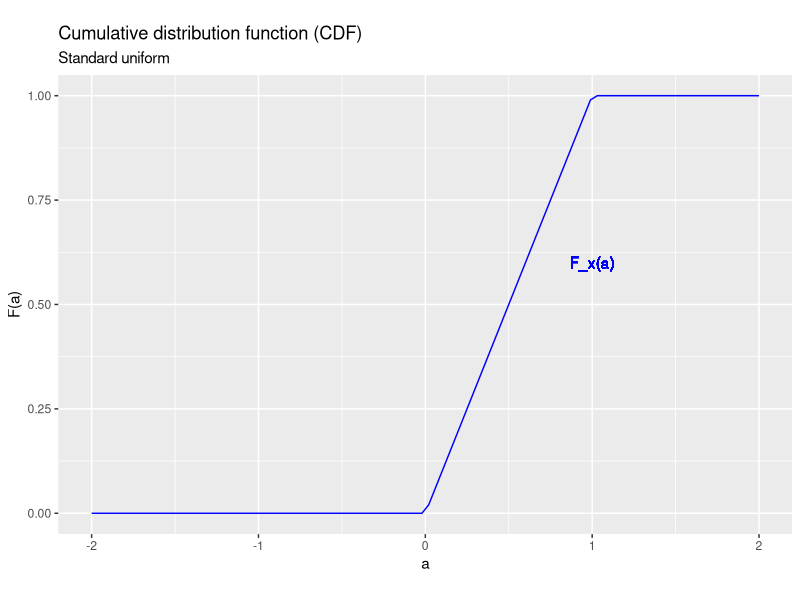
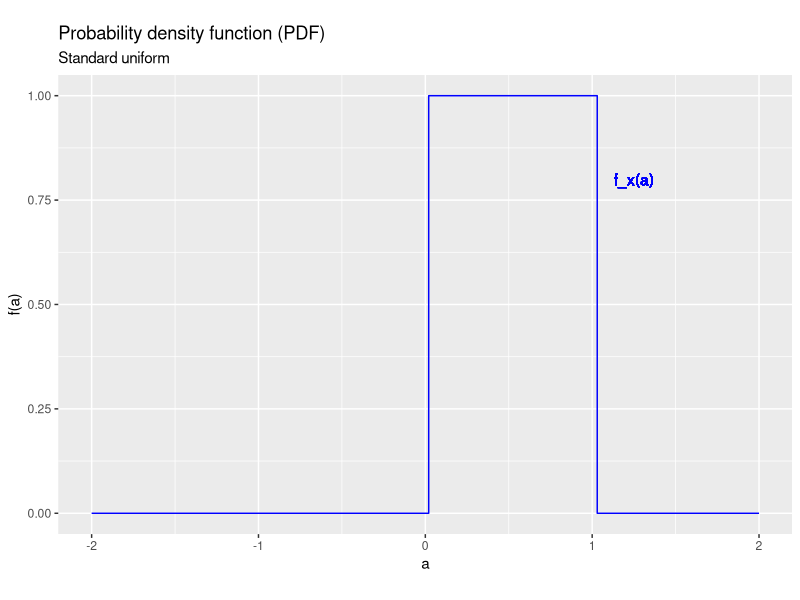
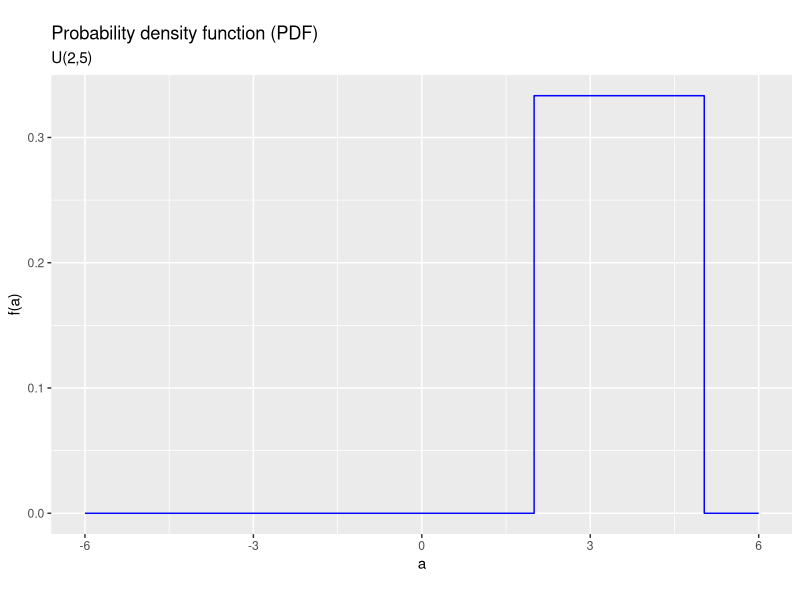
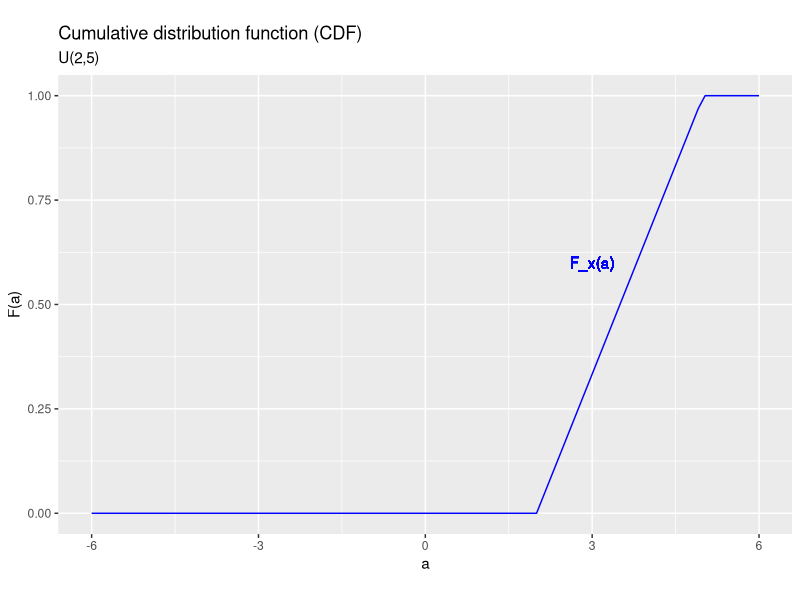
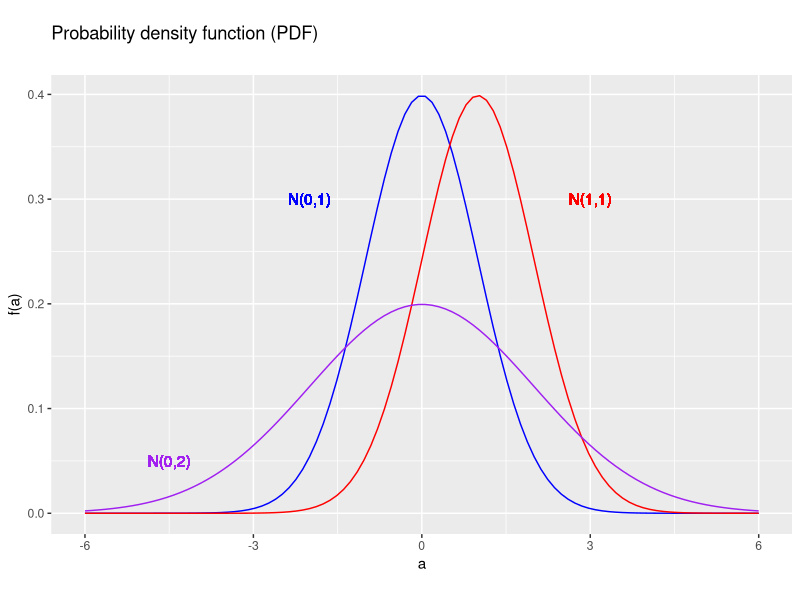
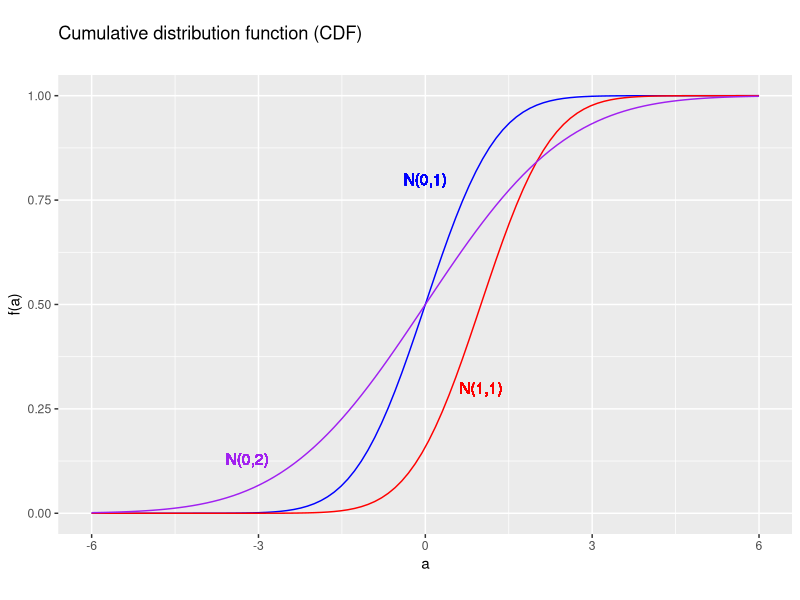
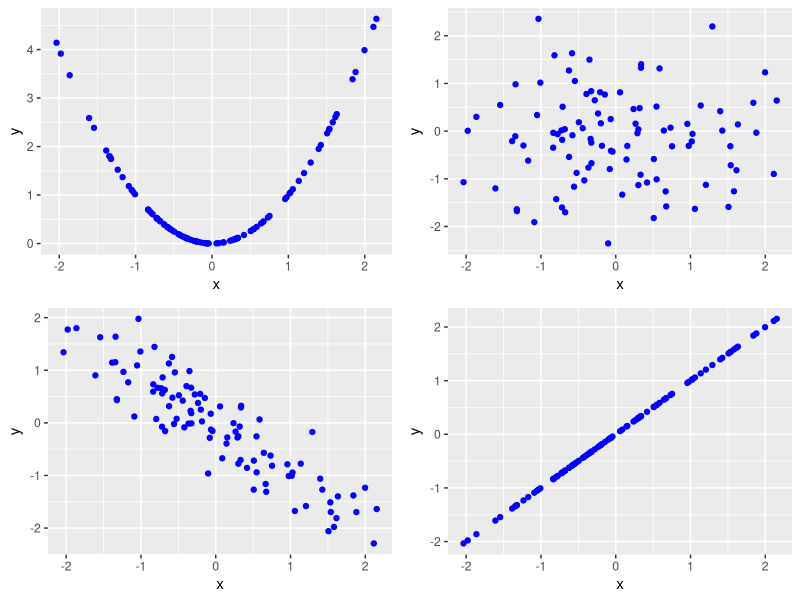
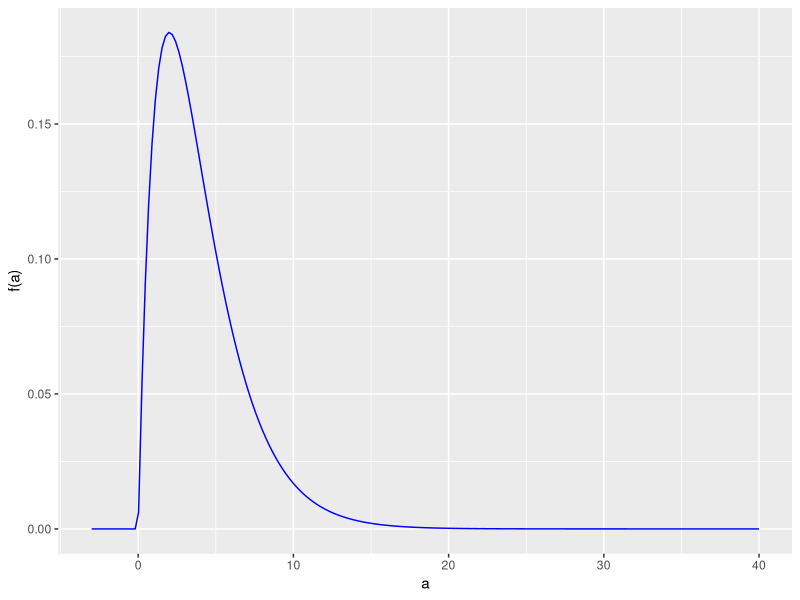

The R script that drew these images, in order:
## ---- chunk 1
knitr::opts_chunk$set(echo = FALSE,
                      prompt = FALSE,
                      tidy = TRUE,
                      collapse = TRUE)
library("tidyverse")
library("cowplot")
## ---- chunk 2
UniformDist <- tibble(a=seq(from=-2,to=2,length.out=100),
                      Fa=punif(seq(from=-2,to=2,length.out=100)),
                      fa=dunif(seq(from=-2,to=2,length.out=100)))
ggplot(data=UniformDist,mapping=aes(x=a,y=Fa)) +
  geom_line(col = "blue") +
  geom_text(x=1,y=0.6,col="blue",label="F_x(a)") +
  xlab("a") +
  ylab("F(a)") +
  labs(title = "Cumulative distribution function (CDF)", 
       subtitle = "Standard uniform", 
       caption = "", 
       tag = "")
## ---- chunk 3
ggplot(data=UniformDist,mapping=aes(x=a,y=fa)) +
  geom_step(col = "blue") +
  geom_text(x=1.25,y=0.8,col="blue",label="f_x(a)") +
  xlab("a") +
  ylab("f(a)") +
  labs(title = "Probability density function (PDF)", 
       subtitle = "Standard uniform", 
       caption = "", 
       tag = "")
## ---- chunk 4
UniformDist <- tibble(a=seq(from=-6,to=6,length.out=100),
                      Fa=punif(seq(from=-6,to=6,length.out=100),min=2,max=5),
                      fa=dunif(seq(from=-6,to=6,length.out=100),min=2,max=5))
ggplot(data=UniformDist,mapping=aes(x=a,y=fa)) +
  geom_step(col = "blue") +
  geom_text(x=1.25,y=0.8,col="blue",label="f_x(a)") +
  xlab("a") +
  ylab("f(a)") +
  labs(title = "Probability density function (PDF)", 
       subtitle = "U(2,5)", 
       caption = "", 
       tag = "")
## ---- chunk 5
UniformDist <- tibble(a=seq(from=-6,to=6,length.out=100),
                      Fa=punif(seq(from=-6,to=6,length.out=100),min=2,max=5),
                      fa=dunif(seq(from=-6,to=6,length.out=100),min=2,max=5))
ggplot(data=UniformDist,mapping=aes(x=a,y=Fa)) +
  geom_line(col = "blue") +
  geom_text(x=3,y=0.6,col="blue",label="F_x(a)") +
  xlab("a") +
  ylab("F(a)") +
  labs(title = "Cumulative distribution function (CDF)", 
       subtitle = "U(2,5)", 
       caption = "", 
       tag = "")
## ---- chunk 6
NormalDist <- tibble(a=seq(from=-6,to=6,length.out=100),
                      Fa=pnorm(seq(from=-6,to=6,length.out=100)),
                      fa1=dnorm(seq(from=-6,to=6,length.out=100),mean=1),
                      fa2=dnorm(seq(from=-6,to=6,length.out=100),sd=2),
                      fa=dnorm(seq(from=-6,to=6,length.out=100)))
ggplot(data=NormalDist,mapping=aes(x=a,y=fa)) +
  geom_line(col = "blue") +
  geom_line(aes(y=fa1),col = "red") +
  geom_line(aes(y=fa2),col = "purple") +
  geom_text(x=-2,y=0.3,col="blue",label="N(0,1)") +
  geom_text(x=3,y=0.3,col="red",label="N(1,1)") +
  geom_text(x=-4.5,y=0.05,col="purple",label="N(0,2)") +
  xlab("a") +
  ylab("f(a)") +
  labs(title = "Probability density function (PDF)", 
       subtitle = "", 
       caption = "", 
       tag = "")
## ---- chunk 7
NormalDist <- tibble(a=seq(from=-6,to=6,length.out=100),
                      Fa=pnorm(seq(from=-6,to=6,length.out=100)),
                      Fa1=pnorm(seq(from=-6,to=6,length.out=100),mean=1),
                      Fa2=pnorm(seq(from=-6,to=6,length.out=100),sd=2),
                      fa=dnorm(seq(from=-6,to=6,length.out=100)))
ggplot(data=NormalDist,mapping=aes(x=a,y=Fa)) +
  geom_line(col = "blue") +
  geom_line(aes(y=Fa1),col = "red") +
  geom_line(aes(y=Fa2),col = "purple") +
  geom_text(x=0,y=0.8,col="blue",label="N(0,1)") +
  geom_text(x=1,y=0.3,col="red",label="N(1,1)") +
  geom_text(x=-3.2,y=0.13,col="purple",label="N(0,2)") +
  xlab("a") +
  ylab("f(a)") +
  labs(title = "Cumulative distribution function (CDF)", 
       subtitle = "", 
       caption = "", 
       tag = "")
## ---- chunk 8
simdata <- tibble(x = rnorm(100),
                  y0 = x^2,
                  y1 = rnorm(100),
                  y2 = (-x+0.5*y1)/sqrt(1.25),
                  y3 = x)
p0 <- ggplot(data = simdata, mapping = aes(x = x)) +
  geom_point(aes(y=y0),col="blue") +
  xlab("x") +
  ylab("y")
p1 <- ggplot(data = simdata, mapping = aes(x = x)) +
  geom_point(aes(y=y1),col="blue") +
  xlab("x") +
  ylab("y")
p2 <- ggplot(data = simdata, mapping = aes(x = x)) +
  geom_point(aes(y=y2),col="blue") +
  xlab("x") +
  ylab("y")
p3 <- ggplot(data = simdata, mapping = aes(x = x)) +
  geom_point(aes(y=y3),col="blue") +
  xlab("x") +
  ylab("y")
plot_grid(p0,p1,p2,p3,ncol=2,nrow=2)
## ---- chunk 9
   simdata <- tibble(a = seq(-3,40,len=200),
                     f = dchisq(a,df=4),
                     F = pchisq(a,df=4))
   ggplot(data = simdata, mapping = aes(x = a, y =f)) +
     geom_line(col="blue") +
     xlab("a") +
     ylab("f(a)")
   ggplot(data = simdata, mapping = aes(x = a, y =F)) +
     geom_line(col="blue") +
     xlab("a") +
     ylab("F(a)")
